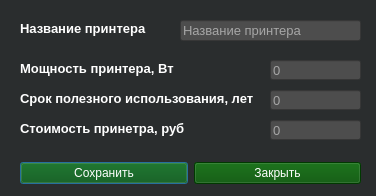
<?xml version="1.0" encoding="UTF-8"?>
<ui version="4.0">
  <class>AddPrinter</class>
  <widget class="QDialog" name="AddPrinter">
    <property name="styleSheet">
      <string notr="true">
    background-color: rgb(42, 45, 46);
    color: white; 
      </string>
    </property>
    <property name="geometry">
      <rect>
        <x>0</x>
        <y>0</y>
        <width>376</width>
        <height>196</height>
      </rect>
    </property>
    <property name="windowTitle">
      <string>Добавление принтера</string>
    </property>
    <property name="windowIcon">
      <iconset>
        <normaloff>:/img/logo-1.png</normaloff>
      </iconset>
    </property>
    <widget class="QWidget" name="layoutWidget">
      <property name="geometry">
        <rect>
          <x>20</x>
          <y>160</y>
          <width>341</width>
          <height>27</height>
        </rect>
      </property>
      <layout class="QHBoxLayout" name="horizontalLayout">
        <item>
          <widget class="QPushButton" name="actButton">
            <property name="styleSheet">
              <string notr="true">background-color: rgb(0, 80, 0);</string>
            </property>
            <property name="text">
              <string>Сохранить</string>
            </property>
          </widget>
        </item>
        <item>
          <widget class="QPushButton" name="rejectButton">
            <property name="styleSheet">
              <string notr="true">background-color: rgb(0, 80, 0);</string>
            </property>
            <property name="text">
              <string>Закрыть</string>
            </property>
          </widget>
        </item>
      </layout>
    </widget>
    <widget class="QLabel" name="power_printer">
      <property name="geometry">
        <rect>
          <x>20</x>
          <y>90</y>
          <width>261</width>
          <height>17</height>
        </rect>
      </property>
      <property name="font">
        <font>
          <pointsize>10</pointsize>
          <bold>true</bold>
        </font>
      </property>
      <property name="styleSheet">
        <string notr="true">color: rgb(255, 255, 255);</string>
      </property>
      <property name="text">
        <string>Срок полезного использования, лет</string>
      </property>
    </widget>
    <widget class="QLineEdit" name="input_age">
      <property name="geometry">
        <rect>
          <x>270</x>
          <y>90</y>
          <width>91</width>
          <height>20</height>
        </rect>
      </property>
      <property name="sizePolicy">
        <sizepolicy hsizetype="Fixed" vsizetype="Fixed">
          <horstretch>0</horstretch>
          <verstretch>0</verstretch>
        </sizepolicy>
      </property>
      <property name="font">
        <font>
          <pointsize>10</pointsize>
          <stylestrategy>PreferAntialias</stylestrategy>
        </font>
      </property>
      <property name="styleSheet">
        <string notr="true">background-color: rgb(77, 77, 77); qproperty-alignment: 'AlignRight';</string>
      </property>
      <property name="placeholderText">
        <string>0</string>
      </property>
    </widget>
    <widget class="QLabel" name="power_printer_2">
      <property name="geometry">
        <rect>
          <x>20</x>
          <y>120</y>
          <width>181</width>
          <height>17</height>
        </rect>
      </property>
      <property name="font">
        <font>
          <pointsize>10</pointsize>
          <bold>true</bold>
        </font>
      </property>
      <property name="styleSheet">
        <string notr="true">color: rgb(255, 255, 255);</string>
      </property>
      <property name="text">
        <string>Стоимость принетра, руб</string>
      </property>
    </widget>
    <widget class="QLineEdit" name="input_price">
      <property name="geometry">
        <rect>
          <x>270</x>
          <y>120</y>
          <width>91</width>
          <height>20</height>
        </rect>
      </property>
      <property name="sizePolicy">
        <sizepolicy hsizetype="Fixed" vsizetype="Fixed">
          <horstretch>0</horstretch>
          <verstretch>0</verstretch>
        </sizepolicy>
      </property>
      <property name="font">
        <font>
          <pointsize>10</pointsize>
          <stylestrategy>PreferAntialias</stylestrategy>
        </font>
      </property>
      <property name="styleSheet">
        <string notr="true">background-color: rgb(77, 77, 77); qproperty-alignment: 'AlignRight';</string>
      </property>
      <property name="placeholderText">
        <string>0</string>
      </property>
    </widget>
    <widget class="QLabel" name="power_printer_3">
      <property name="geometry">
        <rect>
          <x>20</x>
          <y>60</y>
          <width>181</width>
          <height>17</height>
        </rect>
      </property>
      <property name="font">
        <font>
          <pointsize>10</pointsize>
          <bold>true</bold>
        </font>
      </property>
      <property name="styleSheet">
        <string notr="true">color: rgb(255, 255, 255);</string>
      </property>
      <property name="text">
        <string>Мощность принтера, Вт</string>
      </property>
    </widget>
    <widget class="QLineEdit" name="input_power">
      <property name="geometry">
        <rect>
          <x>270</x>
          <y>60</y>
          <width>91</width>
          <height>20</height>
        </rect>
      </property>
      <property name="sizePolicy">
        <sizepolicy hsizetype="Fixed" vsizetype="Fixed">
          <horstretch>0</horstretch>
          <verstretch>0</verstretch>
        </sizepolicy>
      </property>
      <property name="font">
        <font>
          <pointsize>10</pointsize>
          <stylestrategy>PreferAntialias</stylestrategy>
        </font>
      </property>
      <property name="styleSheet">
        <string notr="true">background-color: rgb(77, 77, 77); qproperty-alignment: 'AlignRight';</string>
      </property>
      <property name="placeholderText">
        <string>0</string>
      </property>
    </widget>
    <widget class="QLabel" name="power_printer_4">
      <property name="geometry">
        <rect>
          <x>20</x>
          <y>20</y>
          <width>181</width>
          <height>17</height>
        </rect>
      </property>
      <property name="font">
        <font>
          <pointsize>10</pointsize>
          <bold>true</bold>
        </font>
      </property>
      <property name="styleSheet">
        <string notr="true">color: rgb(255, 255, 255);</string>
      </property>
      <property name="text">
        <string>Название принтера</string>
      </property>
    </widget>
    <widget class="QLineEdit" name="input_name">
      <property name="enabled">
        <bool>true</bool>
      </property>
      <property name="geometry">
        <rect>
          <x>180</x>
          <y>20</y>
          <width>181</width>
          <height>21</height>
        </rect>
      </property>
      <property name="sizePolicy">
        <sizepolicy hsizetype="Fixed" vsizetype="Fixed">
          <horstretch>0</horstretch>
          <verstretch>0</verstretch>
        </sizepolicy>
      </property>
      <property name="font">
        <font>
          <pointsize>10</pointsize>
          <stylestrategy>PreferAntialias</stylestrategy>
        </font>
      </property>
      <property name="styleSheet">
        <string notr="true">background-color: rgb(77, 77, 77); qproperty-alignment: 'AlignRight';</string>
      </property>
      <property name="placeholderText">
        <string>Название принтера</string>
      </property>
    </widget>
  </widget>
  <resources/>
  <connections/>
</ui>
